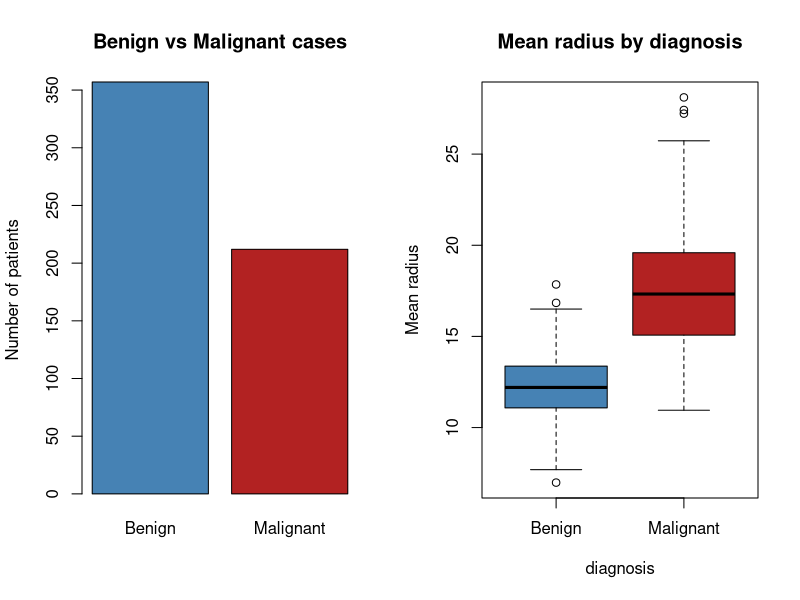
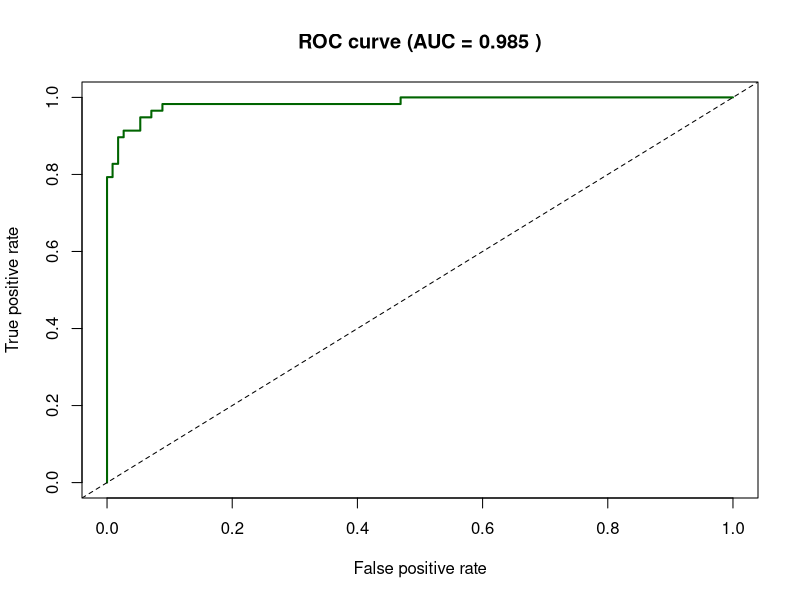

Generate these figures, in order, with R:
# Breast cancer diagnosis using logistic regression (base R only)
data <- read.csv("breast_cancer.csv")
data$diagnosis <- factor(data$diagnosis, levels = c("Benign", "Malignant"))

str(data)
print(table(data$diagnosis))

# ---- Train / test split (70 : 30) ----
set.seed(2024)
idx   <- sample(seq_len(nrow(data)), size = round(0.7 * nrow(data)))
train <- data[idx, ]
test  <- data[-idx, ]

# ---- Logistic regression model ----
model <- glm(diagnosis ~ ., data = train, family = binomial)
print(summary(model)$coefficients)

# ---- Prediction and evaluation ----
prob <- predict(model, newdata = test, type = "response")
pred <- factor(ifelse(prob > 0.5, "Malignant", "Benign"),
               levels = c("Benign", "Malignant"))

cm <- table(Predicted = pred, Actual = test$diagnosis)
print(cm)

TP <- cm["Malignant", "Malignant"]; TN <- cm["Benign", "Benign"]
FP <- cm["Malignant", "Benign"];    FN <- cm["Benign", "Malignant"]
cat("Accuracy   :", round((TP + TN) / sum(cm), 4), "\n")
cat("Sensitivity:", round(TP / (TP + FN), 4), "\n")
cat("Specificity:", round(TN / (TN + FP), 4), "\n")
cat("Precision  :", round(TP / (TP + FP), 4), "\n")

# ---- ROC curve (computed manually) ----
th  <- sort(unique(c(0, prob, 1)), decreasing = TRUE)
tpr <- sapply(th, function(t) mean(prob[test$diagnosis == "Malignant"] >= t))
fpr <- sapply(th, function(t) mean(prob[test$diagnosis == "Benign"] >= t))
auc <- sum(diff(fpr) * (head(tpr, -1) + tail(tpr, -1)) / 2)
cat("AUC        :", round(auc, 4), "\n")

# ---- Graphs ----
png("q7_eda.png", width = 1400, height = 550, res = 130)
par(mfrow = c(1, 2))
barplot(table(data$diagnosis), col = c("steelblue", "firebrick"),
        main = "Benign vs Malignant cases", ylab = "Number of patients")
boxplot(radius_mean ~ diagnosis, data = data, col = c("steelblue", "firebrick"),
        main = "Mean radius by diagnosis", ylab = "Mean radius")
dev.off()

png("q7_roc.png", width = 1000, height = 700, res = 130)
plot(fpr, tpr, type = "l", lwd = 2, col = "darkgreen",
     xlab = "False positive rate", ylab = "True positive rate",
     main = paste("ROC curve (AUC =", round(auc, 3), ")"))
abline(0, 1, lty = 2)
dev.off()
